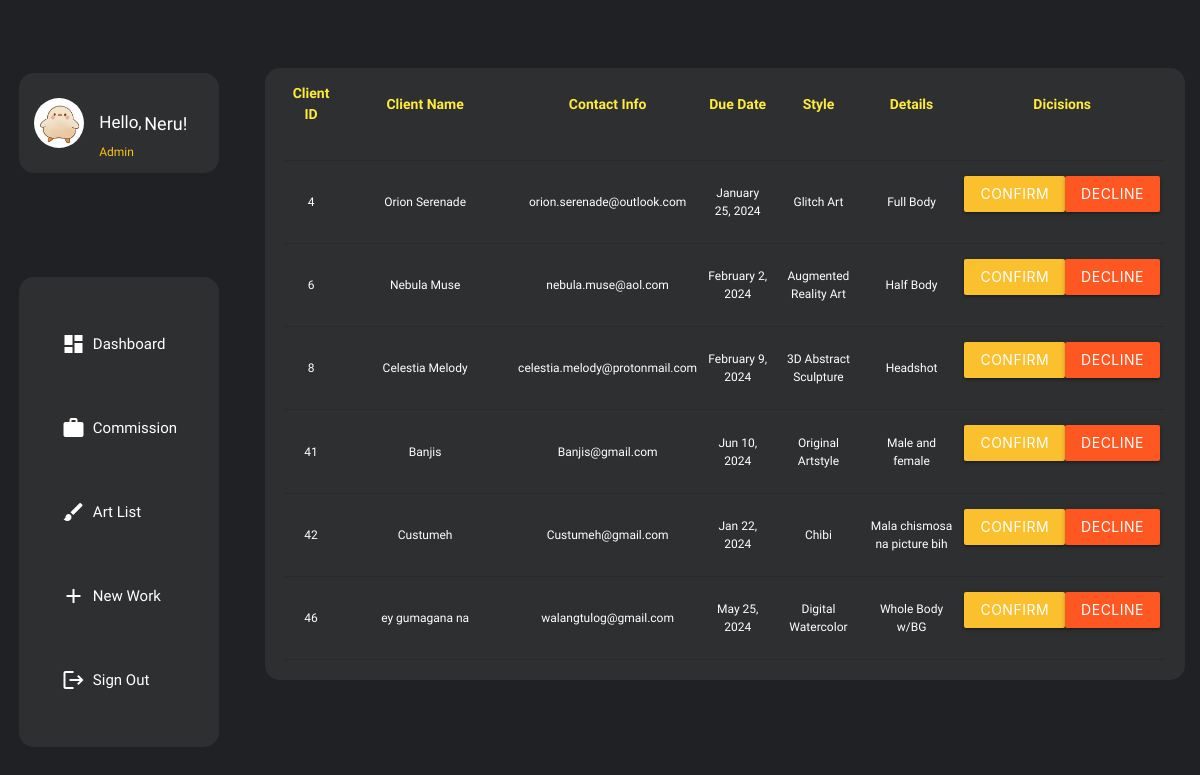
The page /Admin/commission.php (signed in) on the database as committed earlier.
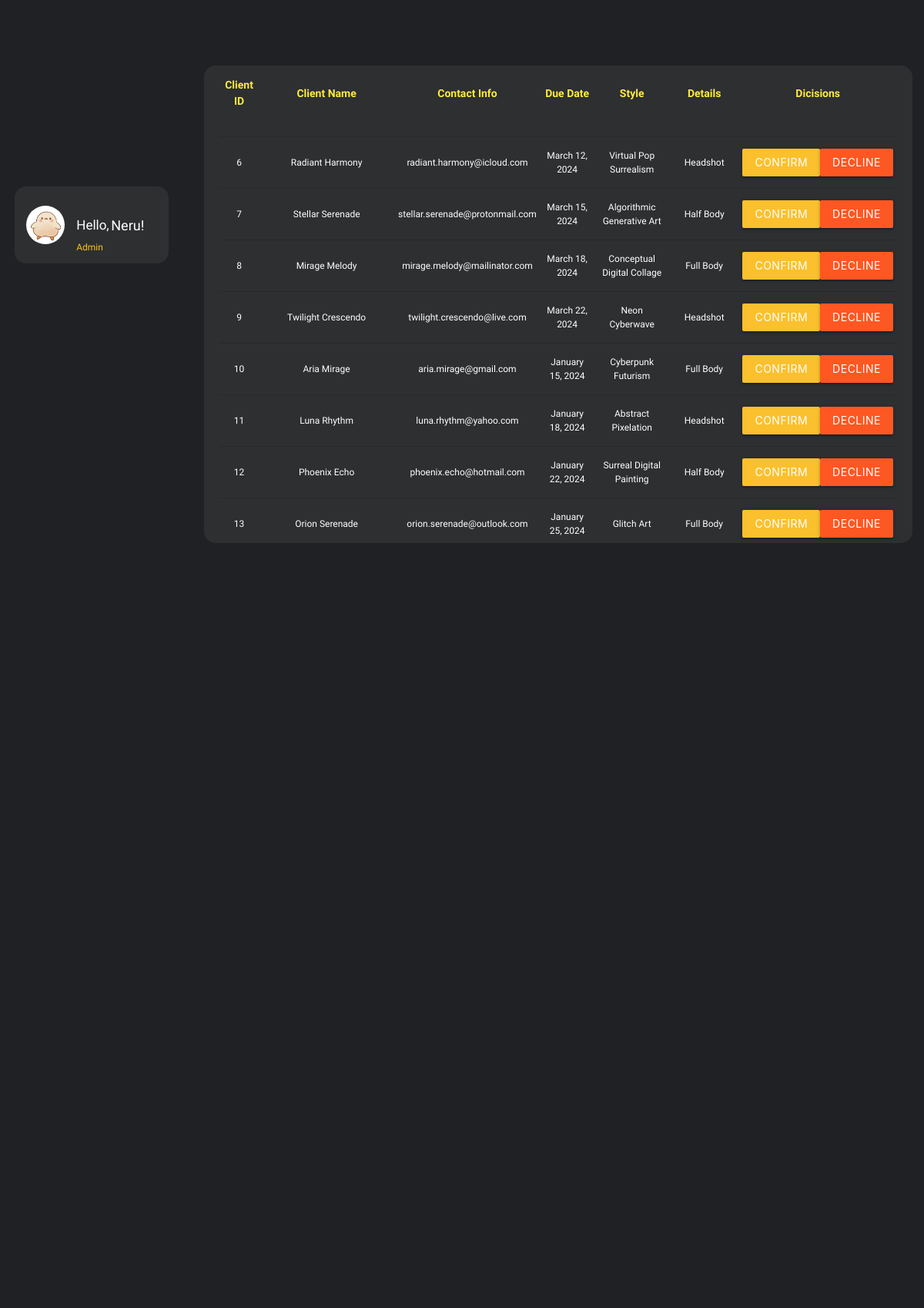
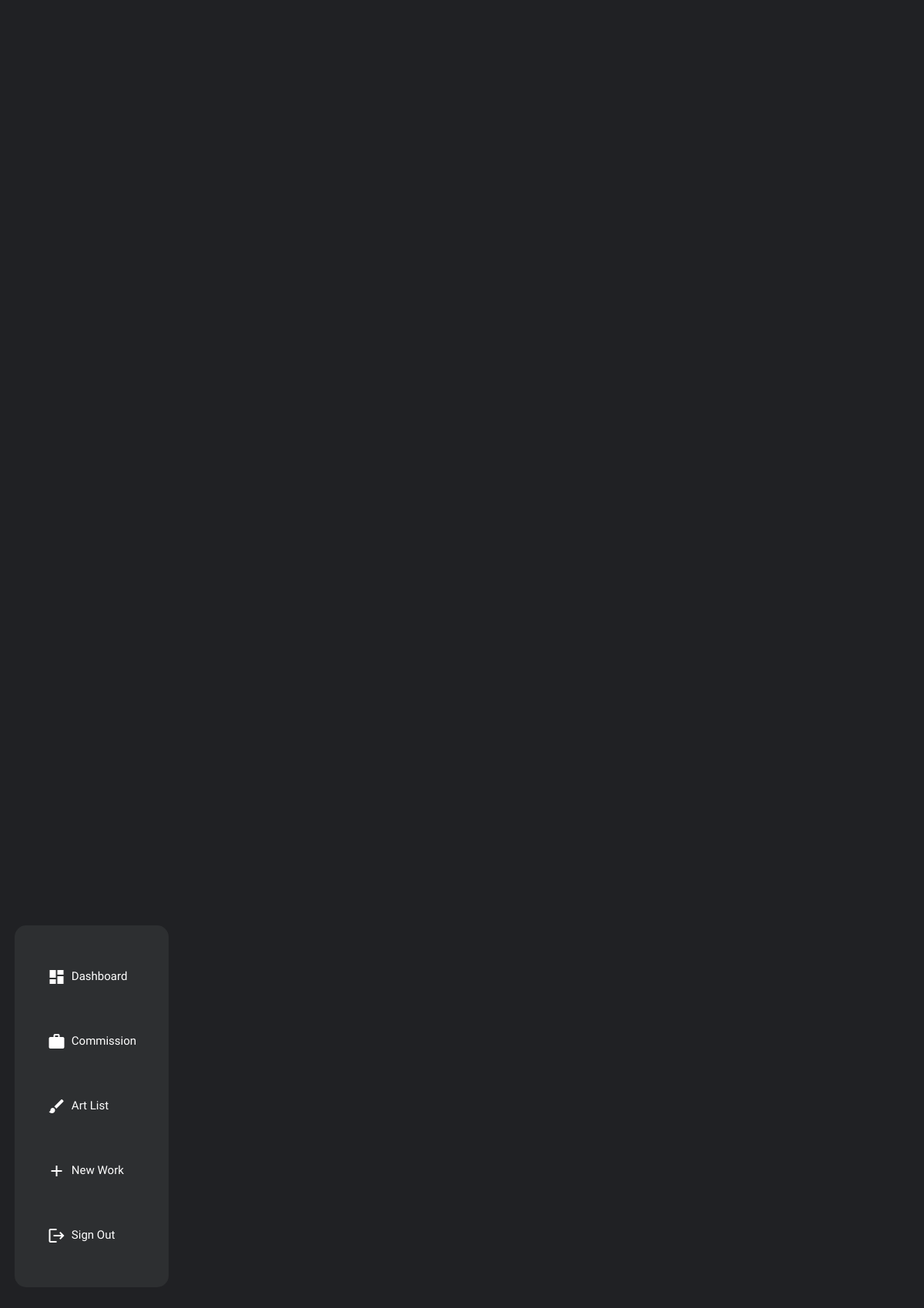
The same page on the database as committed later (2 pictures, top to bottom).
### tables this page shows
CREATE TABLE `commission` (
  `client_id` int(11) NOT NULL,
  `email` varchar(255) NOT NULL,
  `name` varchar(255) NOT NULL,
  `due_date` varchar(255) NOT NULL,
  `art_style` varchar(255) NOT NULL,
  `details` text NOT NULL,
  `description` text NOT NULL
);

### Admin/commission.php (the view, shortened to what this page needs)
<?php
    include ('assets/config/db.php');
    $sql = 'SELECT client_id, name, email, due_date, art_style, details FROM commission';
    $result = mysqli_query($con, $sql);
?>
<!DOCTYPE html>
<html lang="en">
<head>
    <link rel="stylesheet" href="assets\css\commission.css">
    <link rel="stylesheet" href="assets\css\materialize.min.css">
</head>
<body>
    <div class="main-wrapper">
        <?php
        include "admin-nav.php";
        ?>
        <article class="wrapper-commission">
            <div class="commission">
                <table class="centered highlight">
                <thead>
                    <tr>
                        <th class="yellow-text">Client ID</th>
                        <th class="yellow-text">Client Name</th>
                        <th class="yellow-text">Contact Info</th>
                        <th class="yellow-text">Due Date</th>
                        <th class="yellow-text">Style</th>
                        <th class="yellow-text">Details</th>
                        <th class="yellow-text">Dicisions</th>
                    </tr>
                </thead>
                <tbody>
                <?php
                    if ($result->num_rows > 0) {
                        $rows = mysqli_fetch_all($result, MYSQLI_ASSOC);
                        foreach ($rows as $row) {
                            echo "
                                <tr style = 'align-items: baseline'>
                                    <td>$row[client_id]</td>
                                    <td>" . htmlspecialchars($row["name"])  . "</td>
                                    <td>" . htmlspecialchars($row["email"]) . "</td>
                                    <td>" . htmlspecialchars($row["due_date"]) . "</td>
                                    <td>" . htmlspecialchars($row["art_style"])  . "</td>
                                    <td>" . htmlspecialchars($row["details"])  . "</td>
                                    <td style='display: flex; flex-direction: row; height: auto; width: auto;' >
                                    <form action='confirm.php' method='post'>
                                        <input type='hidden' name='client_id' value='" . htmlspecialchars($row["client_id"]) . "'>
                                        <button type='submit' class='waves-effect waves-light btn yellow darken-2' name='confirm'>Confirm</button>
                                    </form>
                                    <form action='' method='GET'>
                                        <input type='hidden' name='client_id' value='{$row['client_id']}'>
                                        <button type='submit' class='waves-effect waves-light btn deep-orange'>Decline</button>
                                     </form>
                                </td>
                                </tr>
                            ";
                        }
                    }
                    ?>
                </tbody>
                </table>
            </div>
        </article>
    </div>
</body>
</html>

Rows that differ between the two databases and show on the page:
removed commission: client_id "4", name "Orion Serenade", email "orion.serenade@outlook.com", due_date "January 25, 2024", art_style "Glitch Art", details "Full Body"
no longer on this page (row edited): commission: client_id "41", name "Banjis", email "Banjis@gmail.com", due_date "Jun 10, 2024", art_style "Original Artstyle", details "Male and female"
no longer on this page (row unchanged): commission: client_id "42", name "Custumeh", email "Custumeh@gmail.com", due_date "Jan 22, 2024", art_style "Chibi", details "Mala chismosa na picture bih"
no longer on this page (row unchanged): commission: client_id "46", name "ey gumagana na", email "walangtulog@gmail.com", due_date "May 25, 2024", art_style "Digital Watercolor", details "Whole Body w/BG"
changed commission id 6: name "Nebula Muse" → "Radiant Harmony"; email "nebula.muse@aol.com" → "radiant.harmony@icloud.com"; due_date "February 2, 2024" → "March 12, 2024"; art_style "Augmented Reality Art" → "Virtual Pop Surrealism"; details "Half Body" → "Headshot"
added commission: client_id "7", name "Stellar Serenade", email "stellar.serenade@protonmail.com", due_date "March 15, 2024", art_style "Algorithmic Generative Art", details "Half Body"
changed commission id 8: name "Celestia Melody" → "Mirage Melody"; email "celestia.melody@protonmail.com" → "mirage.melody@mailinator.com"; due_date "February 9, 2024" → "March 18, 2024"; art_style "3D Abstract Sculpture" → "Conceptual Digital Collage"; details "Headshot" → "Full Body"
added commission: client_id "9", name "Twilight Crescendo", email "twilight.crescendo@live.com", due_date "March 22, 2024", art_style "Neon Cyberwave", details "Headshot"
added commission: client_id "10", name "Aria Mirage", email "aria.mirage@gmail.com", due_date "January 15, 2024", art_style "Cyberpunk Futurism", details "Full Body"
added commission: client_id "11", name "Luna Rhythm", email "luna.rhythm@yahoo.com", due_date "January 18, 2024", art_style "Abstract Pixelation", details "Headshot"
added commission: client_id "12", name "Phoenix Echo", email "phoenix.echo@hotmail.com", due_date "January 22, 2024", art_style "Surreal Digital Painting", details "Half Body"
added commission: client_id "13", name "Orion Serenade", email "orion.serenade@outlook.com", due_date "January 25, 2024", art_style "Glitch Art", details "Full Body"
